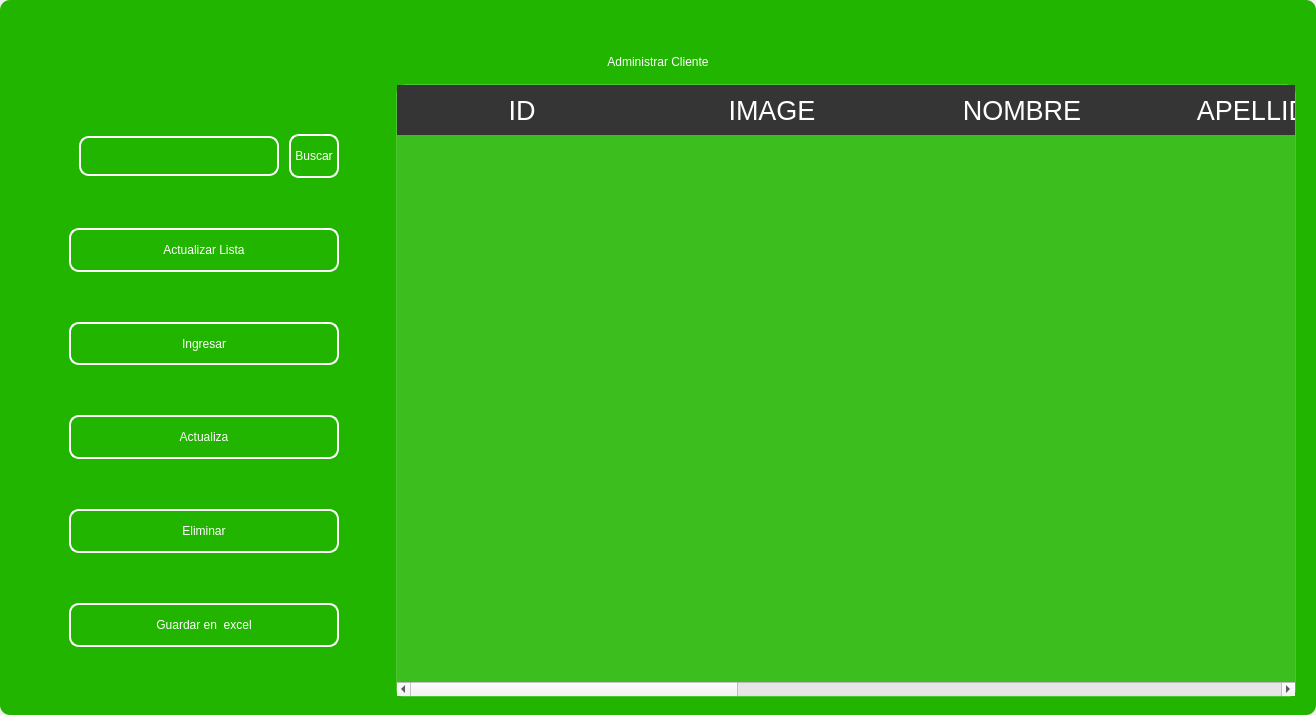
<?xml version="1.0" encoding="UTF-8"?>
<ui version="4.0">
 <class>MainWindow</class>
 <widget class="QMainWindow" name="MainWindow">
  <property name="geometry">
   <rect>
    <x>0</x>
    <y>0</y>
    <width>1316</width>
    <height>715</height>
   </rect>
  </property>
  <property name="windowTitle">
   <string>MainWindow</string>
  </property>
  <property name="styleSheet">
   <string notr="true"/>
  </property>
  <widget class="QWidget" name="centralwidget">
   <property name="styleSheet">
    <string notr="true"/>
   </property>
   <layout class="QVBoxLayout" name="verticalLayout">
    <property name="spacing">
     <number>0</number>
    </property>
    <property name="leftMargin">
     <number>0</number>
    </property>
    <property name="topMargin">
     <number>0</number>
    </property>
    <property name="rightMargin">
     <number>0</number>
    </property>
    <property name="bottomMargin">
     <number>0</number>
    </property>
    <item>
     <widget class="QFrame" name="frame">
      <property name="enabled">
       <bool>true</bool>
      </property>
      <property name="styleSheet">
       <string notr="true">
QFrame {
border-radius:10px;
background-color: rgb(33, 181, 0);
 }
</string>
      </property>
      <property name="frameShape">
       <enum>QFrame::StyledPanel</enum>
      </property>
      <property name="frameShadow">
       <enum>QFrame::Raised</enum>
      </property>
      <layout class="QVBoxLayout" name="verticalLayout_2">
       <item>
        <widget class="QFrame" name="frame_superior">
         <property name="minimumSize">
          <size>
           <width>0</width>
           <height>40</height>
          </size>
         </property>
         <property name="maximumSize">
          <size>
           <width>16777215</width>
           <height>40</height>
          </size>
         </property>
         <property name="styleSheet">
          <string notr="true">QPushButton{
border-radius:18px;
}

QPushButton:hover{
	background-color: rgb(0, 0, 0);
}
</string>
         </property>
         <property name="frameShape">
          <enum>QFrame::StyledPanel</enum>
         </property>
         <property name="frameShadow">
          <enum>QFrame::Raised</enum>
         </property>
         <layout class="QHBoxLayout" name="horizontalLayout_3">
          <property name="spacing">
           <number>4</number>
          </property>
          <property name="leftMargin">
           <number>0</number>
          </property>
          <property name="topMargin">
           <number>0</number>
          </property>
          <property name="rightMargin">
           <number>0</number>
          </property>
          <property name="bottomMargin">
           <number>0</number>
          </property>
          <item>
           <widget class="QPushButton" name="btn_icon">
            <property name="text">
             <string/>
            </property>
            <property name="iconSize">
             <size>
              <width>40</width>
              <height>40</height>
             </size>
            </property>
           </widget>
          </item>
          <item>
           <spacer name="horizontalSpacer_2">
            <property name="orientation">
             <enum>Qt::Horizontal</enum>
            </property>
            <property name="sizeHint" stdset="0">
             <size>
              <width>443</width>
              <height>20</height>
             </size>
            </property>
           </spacer>
          </item>
          <item>
           <widget class="QPushButton" name="btn_exit">
            <property name="minimumSize">
             <size>
              <width>38</width>
              <height>38</height>
             </size>
            </property>
            <property name="maximumSize">
             <size>
              <width>38</width>
              <height>38</height>
             </size>
            </property>
            <property name="cursor">
             <cursorShape>PointingHandCursor</cursorShape>
            </property>
            <property name="text">
             <string/>
            </property>
            <property name="iconSize">
             <size>
              <width>35</width>
              <height>35</height>
             </size>
            </property>
           </widget>
          </item>
          <item>
           <widget class="QPushButton" name="bt_minimizar">
            <property name="minimumSize">
             <size>
              <width>38</width>
              <height>38</height>
             </size>
            </property>
            <property name="maximumSize">
             <size>
              <width>38</width>
              <height>38</height>
             </size>
            </property>
            <property name="cursor">
             <cursorShape>PointingHandCursor</cursorShape>
            </property>
            <property name="text">
             <string/>
            </property>
            <property name="icon">
             <iconset>
              <normaloff>image/minus.svg</normaloff>image/minus.svg</iconset>
            </property>
            <property name="iconSize">
             <size>
              <width>38</width>
              <height>38</height>
             </size>
            </property>
           </widget>
          </item>
          <item>
           <widget class="QPushButton" name="bt_maximizar">
            <property name="minimumSize">
             <size>
              <width>38</width>
              <height>38</height>
             </size>
            </property>
            <property name="maximumSize">
             <size>
              <width>38</width>
              <height>38</height>
             </size>
            </property>
            <property name="cursor">
             <cursorShape>PointingHandCursor</cursorShape>
            </property>
            <property name="text">
             <string/>
            </property>
            <property name="icon">
             <iconset>
              <normaloff>image/chevron-up.svg</normaloff>image/chevron-up.svg</iconset>
            </property>
            <property name="iconSize">
             <size>
              <width>38</width>
              <height>38</height>
             </size>
            </property>
           </widget>
          </item>
          <item>
           <widget class="QPushButton" name="bt_restaurar">
            <property name="minimumSize">
             <size>
              <width>38</width>
              <height>38</height>
             </size>
            </property>
            <property name="maximumSize">
             <size>
              <width>38</width>
              <height>38</height>
             </size>
            </property>
            <property name="cursor">
             <cursorShape>PointingHandCursor</cursorShape>
            </property>
            <property name="text">
             <string/>
            </property>
            <property name="icon">
             <iconset>
              <normaloff>image/chevron-down.svg</normaloff>image/chevron-down.svg</iconset>
            </property>
            <property name="iconSize">
             <size>
              <width>38</width>
              <height>38</height>
             </size>
            </property>
           </widget>
          </item>
          <item>
           <widget class="QPushButton" name="bt_cerrar">
            <property name="minimumSize">
             <size>
              <width>38</width>
              <height>38</height>
             </size>
            </property>
            <property name="maximumSize">
             <size>
              <width>38</width>
              <height>38</height>
             </size>
            </property>
            <property name="cursor">
             <cursorShape>PointingHandCursor</cursorShape>
            </property>
            <property name="text">
             <string/>
            </property>
            <property name="icon">
             <iconset>
              <normaloff>image/x.svg</normaloff>image/x.svg</iconset>
            </property>
            <property name="iconSize">
             <size>
              <width>38</width>
              <height>38</height>
             </size>
            </property>
           </widget>
          </item>
         </layout>
        </widget>
       </item>
       <item>
        <widget class="QLabel" name="label">
         <property name="styleSheet">
          <string notr="true">font: 30pt &quot;MS Shell Dlg 2&quot;;
color: rgb(255, 255, 255);</string>
         </property>
         <property name="text">
          <string>Administrar Cliente</string>
         </property>
         <property name="alignment">
          <set>Qt::AlignCenter</set>
         </property>
        </widget>
       </item>
       <item>
        <widget class="QFrame" name="frame_3">
         <property name="minimumSize">
          <size>
           <width>0</width>
           <height>0</height>
          </size>
         </property>
         <property name="frameShape">
          <enum>QFrame::StyledPanel</enum>
         </property>
         <property name="frameShadow">
          <enum>QFrame::Raised</enum>
         </property>
         <layout class="QHBoxLayout" name="horizontalLayout_4">
          <property name="leftMargin">
           <number>9</number>
          </property>
          <property name="topMargin">
           <number>9</number>
          </property>
          <property name="rightMargin">
           <number>9</number>
          </property>
          <item>
           <layout class="QVBoxLayout" name="verticalLayout_4">
            <property name="spacing">
             <number>50</number>
            </property>
            <property name="sizeConstraint">
             <enum>QLayout::SetDefaultConstraint</enum>
            </property>
            <property name="leftMargin">
             <number>50</number>
            </property>
            <property name="topMargin">
             <number>50</number>
            </property>
            <property name="rightMargin">
             <number>50</number>
            </property>
            <property name="bottomMargin">
             <number>50</number>
            </property>
            <item>
             <layout class="QHBoxLayout" name="horizontalLayout">
              <property name="spacing">
               <number>10</number>
              </property>
              <property name="leftMargin">
               <number>10</number>
              </property>
              <property name="topMargin">
               <number>0</number>
              </property>
              <property name="bottomMargin">
               <number>0</number>
              </property>
              <item>
               <widget class="QLineEdit" name="searchtxt">
                <property name="minimumSize">
                 <size>
                  <width>200</width>
                  <height>25</height>
                 </size>
                </property>
                <property name="maximumSize">
                 <size>
                  <width>150</width>
                  <height>40</height>
                 </size>
                </property>
                <property name="styleSheet">
                 <string notr="true">QLabel {
	color: rgb(255, 255, 254);
	font: 12pt &quot;Arial&quot;;
	background-color: rgba(0, 0, 0,0);
}

QTextEdit{
background-color: rgba(0, 0, 0,0);
border-radius:10px; 
font: 12pt &quot;Arial&quot;;
color: rgb(255, 255, 254);
border: 2px solid  rgb(255, 255, 255);

}

QTextEdit:hover{
background-color: rgba(0, 0, 0,0);
border-radius:10px; 
font: 12pt &quot;Arial&quot;;
border: 2px solid  rgb(120, 0, 171);
}

QTextEdit:focus{
background-color: rgb(0, 0, 0);
border-radius:10px; 
font: 12pt &quot;Arial&quot;;
border: 2px solid rgb(120, 0, 171);
}

QLineEdit{
background-color: rgba(0, 0, 0,0);
border-radius:10px; 
font: 12pt &quot;Arial&quot;;
color: rgb(255, 255, 254);
border: 2px solid  rgb(255, 255, 255);

}

QLineEdit:hover{
background-color: rgba(0, 0, 0,0);
border-radius:10px; 
font: 12pt &quot;Arial&quot;;
border: 2px solid  rgb(120, 0, 171);
}

QLineEdit:focus{
background-color: rgb(0, 0, 0);
border-radius:10px; 
font: 12pt &quot;Arial&quot;;
border: 2px solid rgb(120, 0, 171);
}

QCheckBox{
	font: 12pt &quot;Arial&quot;;
	color: rgb(255, 255, 255);
}

QCheckBox::indicator {
    width: 18px;
    height:18px;
}

QCheckBox::indicator:unchecked {
   background-image: url(image/square.svg);
}

QCheckBox::indicator:checked {
   background-image: url(image/check-square.svg);
}

QPushButton{
border-radius:10px; 
font: 12pt &quot;Arial&quot;;
color: rgb(255, 255, 254);
border: 2px solid #ffffff;
}

QPushButton:hover{
border-radius:10px; 
font: 12pt &quot;Arial&quot;;
color: rgb(255, 255, 255);
border: 2px solid rgb(120, 0, 171);
	background-color: rgb(120, 0, 171);
}
</string>
                </property>
               </widget>
              </item>
              <item>
               <widget class="QPushButton" name="btn_search">
                <property name="sizePolicy">
                 <sizepolicy hsizetype="Minimum" vsizetype="Fixed">
                  <horstretch>0</horstretch>
                  <verstretch>0</verstretch>
                 </sizepolicy>
                </property>
                <property name="minimumSize">
                 <size>
                  <width>0</width>
                  <height>15</height>
                 </size>
                </property>
                <property name="maximumSize">
                 <size>
                  <width>100</width>
                  <height>50</height>
                 </size>
                </property>
                <property name="cursor">
                 <cursorShape>PointingHandCursor</cursorShape>
                </property>
                <property name="styleSheet">
                 <string notr="true">QPushButton{
border-radius:10px; 
font: 12pt &quot;Arial&quot;;
color: rgb(255, 255, 254);
border: 2px solid #ffffff;
}

QPushButton:hover{
border-radius:10px; 
font: 12pt &quot;Arial&quot;;
color: rgb(255, 255, 255);
border: 2px solid rgb(120, 0, 171);
	background-color: rgb(120, 0, 171);
}</string>
                </property>
                <property name="text">
                 <string>Buscar</string>
                </property>
               </widget>
              </item>
             </layout>
            </item>
            <item>
             <widget class="QPushButton" name="btn_get">
              <property name="minimumSize">
               <size>
                <width>50</width>
                <height>40</height>
               </size>
              </property>
              <property name="maximumSize">
               <size>
                <width>300</width>
                <height>50</height>
               </size>
              </property>
              <property name="cursor">
               <cursorShape>PointingHandCursor</cursorShape>
              </property>
              <property name="styleSheet">
               <string notr="true">QPushButton{
border-radius:10px; 
font: 12pt &quot;Arial&quot;;
color: rgb(255, 255, 254);
border: 2px solid #ffffff;
}

QPushButton:hover{
border-radius:10px; 
font: 12pt &quot;Arial&quot;;
color: rgb(255, 255, 255);
border: 2px solid rgb(120, 0, 171);
	background-color: rgb(120, 0, 171);
}</string>
              </property>
              <property name="text">
               <string>Actualizar Lista</string>
              </property>
              <property name="iconSize">
               <size>
                <width>35</width>
                <height>35</height>
               </size>
              </property>
             </widget>
            </item>
            <item>
             <widget class="QPushButton" name="btn_add">
              <property name="minimumSize">
               <size>
                <width>0</width>
                <height>40</height>
               </size>
              </property>
              <property name="maximumSize">
               <size>
                <width>300</width>
                <height>50</height>
               </size>
              </property>
              <property name="cursor">
               <cursorShape>PointingHandCursor</cursorShape>
              </property>
              <property name="styleSheet">
               <string notr="true">QPushButton{
border-radius:10px; 
font: 12pt &quot;Arial&quot;;
color: rgb(255, 255, 254);
border: 2px solid #ffffff;
}

QPushButton:hover{
border-radius:10px; 
font: 12pt &quot;Arial&quot;;
color: rgb(255, 255, 255);
border: 2px solid rgb(120, 0, 171);
	background-color: rgb(120, 0, 171);
}</string>
              </property>
              <property name="text">
               <string>Ingresar</string>
              </property>
              <property name="iconSize">
               <size>
                <width>35</width>
                <height>35</height>
               </size>
              </property>
             </widget>
            </item>
            <item>
             <widget class="QPushButton" name="btn_update">
              <property name="minimumSize">
               <size>
                <width>0</width>
                <height>40</height>
               </size>
              </property>
              <property name="maximumSize">
               <size>
                <width>300</width>
                <height>50</height>
               </size>
              </property>
              <property name="cursor">
               <cursorShape>PointingHandCursor</cursorShape>
              </property>
              <property name="styleSheet">
               <string notr="true">QPushButton{
border-radius:10px; 
font: 12pt &quot;Arial&quot;;
color: rgb(255, 255, 254);
border: 2px solid #ffffff;
}

QPushButton:hover{
border-radius:10px; 
font: 12pt &quot;Arial&quot;;
color: rgb(255, 255, 255);
border: 2px solid rgb(120, 0, 171);
	background-color: rgb(120, 0, 171);
}</string>
              </property>
              <property name="text">
               <string>Actualiza</string>
              </property>
              <property name="iconSize">
               <size>
                <width>35</width>
                <height>35</height>
               </size>
              </property>
             </widget>
            </item>
            <item>
             <widget class="QPushButton" name="btn_delete">
              <property name="minimumSize">
               <size>
                <width>0</width>
                <height>40</height>
               </size>
              </property>
              <property name="maximumSize">
               <size>
                <width>300</width>
                <height>50</height>
               </size>
              </property>
              <property name="cursor">
               <cursorShape>PointingHandCursor</cursorShape>
              </property>
              <property name="styleSheet">
               <string notr="true">QPushButton{
border-radius:10px; 
font: 12pt &quot;Arial&quot;;
color: rgb(255, 255, 254);
border: 2px solid #ffffff;
}

QPushButton:hover{
border-radius:10px; 
font: 12pt &quot;Arial&quot;;
color: rgb(255, 255, 255);
border: 2px solid rgb(120, 0, 171);
	background-color: rgb(120, 0, 171);
}</string>
              </property>
              <property name="text">
               <string>Eliminar</string>
              </property>
              <property name="iconSize">
               <size>
                <width>35</width>
                <height>35</height>
               </size>
              </property>
             </widget>
            </item>
            <item>
             <widget class="QPushButton" name="btn_excel">
              <property name="minimumSize">
               <size>
                <width>10</width>
                <height>40</height>
               </size>
              </property>
              <property name="maximumSize">
               <size>
                <width>300</width>
                <height>50</height>
               </size>
              </property>
              <property name="cursor">
               <cursorShape>PointingHandCursor</cursorShape>
              </property>
              <property name="styleSheet">
               <string notr="true">QPushButton{
border-radius:10px; 
font: 12pt &quot;Arial&quot;;
color: rgb(255, 255, 254);
border: 2px solid #ffffff;
}

QPushButton:hover{
border-radius:10px; 
font: 12pt &quot;Arial&quot;;
color: rgb(255, 255, 255);
border: 2px solid rgb(120, 0, 171);
	background-color: rgb(120, 0, 171);
}</string>
              </property>
              <property name="text">
               <string>Guardar en  excel</string>
              </property>
              <property name="iconSize">
               <size>
                <width>35</width>
                <height>35</height>
               </size>
              </property>
             </widget>
            </item>
           </layout>
          </item>
          <item>
           <widget class="QTableWidget" name="table_client">
            <property name="minimumSize">
             <size>
              <width>900</width>
              <height>0</height>
             </size>
            </property>
            <property name="maximumSize">
             <size>
              <width>700</width>
              <height>16777215</height>
             </size>
            </property>
            <property name="styleSheet">
             <string notr="true">QTableView {
	background-color: rgba(255, 255, 255, 30); 	
	border: 1px solid rgba(255,255,255,40);
	border-bottom-right-radius: 7px; 
	border-bottom-left-radius: 7px; 
	color: white;
	font: 15pt &quot;MS Shell Dlg 2&quot;;
}

QHeaderView::section {
background-color: rgb(53, 53, 53);
color: white;
border: none;
height: 50px;
font-size: 20pt;
}

QTableView::item {
    border-style: none;
    border-bottom: 1px solid rgba(255,255,255,50);
    padding-left: auto;
    padding-right: auto;
}

QTableView::item:selected{
	border: none;
	color: rgb(255, 255, 255);
    background-color: rgba(255, 255, 255, 50);
}
</string>
            </property>
            <property name="lineWidth">
             <number>1</number>
            </property>
            <property name="editTriggers">
             <set>QAbstractItemView::NoEditTriggers</set>
            </property>
            <attribute name="horizontalHeaderDefaultSectionSize">
             <number>250</number>
            </attribute>
            <column>
             <property name="text">
              <string>ID</string>
             </property>
            </column>
            <column>
             <property name="text">
              <string>IMAGE</string>
             </property>
            </column>
            <column>
             <property name="text">
              <string>NOMBRE</string>
             </property>
            </column>
            <column>
             <property name="text">
              <string>APELLIDOS</string>
             </property>
            </column>
            <column>
             <property name="text">
              <string>CORREO</string>
             </property>
            </column>
            <column>
             <property name="text">
              <string>TEL. CONTACTO</string>
             </property>
            </column>
            <column>
             <property name="text">
              <string>DIRECCION</string>
             </property>
            </column>
            <column>
             <property name="text">
              <string>TIPO DE CLIENTE</string>
             </property>
            </column>
           </widget>
          </item>
         </layout>
        </widget>
       </item>
      </layout>
     </widget>
    </item>
   </layout>
  </widget>
 </widget>
 <resources/>
 <connections/>
</ui>
